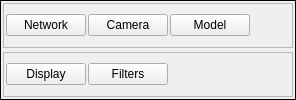
                <widget class="QFrame" name="frame_11">
                 <property name="frameShape">
                  <enum>QFrame::Box</enum>
                 </property>
                 <property name="frameShadow">
                  <enum>QFrame::Plain</enum>
                 </property>
                 <layout class="QGridLayout" name="gridLayout_7">
                  <property name="leftMargin">
                   <number>2</number>
                  </property>
                  <property name="topMargin">
                   <number>2</number>
                  </property>
                  <property name="rightMargin">
                   <number>2</number>
                  </property>
                  <property name="bottomMargin">
                   <number>2</number>
                  </property>
                  <property name="horizontalSpacing">
                   <number>2</number>
                  </property>
                  <property name="verticalSpacing">
                   <number>4</number>
                  </property>
                  <item row="1" column="0">
                   <widget class="QFrame" name="frame_21">
                    <property name="frameShape">
                     <enum>QFrame::StyledPanel</enum>
                    </property>
                    <property name="frameShadow">
                     <enum>QFrame::Raised</enum>
                    </property>
                    <layout class="QHBoxLayout" name="horizontalLayout_15">
                     <property name="spacing">
                      <number>2</number>
                     </property>
                     <property name="leftMargin">
                      <number>2</number>
                     </property>
                     <property name="topMargin">
                      <number>2</number>
                     </property>
                     <property name="rightMargin">
                      <number>2</number>
                     </property>
                     <property name="bottomMargin">
                      <number>2</number>
                     </property>
                     <item>
                      <widget class="QPushButton" name="pbTabNetwork">
                       <property name="maximumSize">
                        <size>
                         <width>16777215</width>
                         <height>16777215</height>
                        </size>
                       </property>
                       <property name="text">
                        <string>Network</string>
                       </property>
                      </widget>
                     </item>
                     <item>
                      <widget class="QPushButton" name="pbTabCamera">
                       <property name="maximumSize">
                        <size>
                         <width>16777215</width>
                         <height>16777215</height>
                        </size>
                       </property>
                       <property name="text">
                        <string>Camera</string>
                       </property>
                      </widget>
                     </item>
                     <item>
                      <widget class="QPushButton" name="pbTabModel">
                       <property name="maximumSize">
                        <size>
                         <width>16777215</width>
                         <height>16777215</height>
                        </size>
                       </property>
                       <property name="text">
                        <string>Model</string>
                       </property>
                      </widget>
                     </item>
                     <item>
                      <spacer name="horizontalSpacer_9">
                       <property name="orientation">
                        <enum>Qt::Horizontal</enum>
                       </property>
                       <property name="sizeHint" stdset="0">
                        <size>
                         <width>40</width>
                         <height>20</height>
                        </size>
                       </property>
                      </spacer>
                     </item>
                    </layout>
                   </widget>
                  </item>
                  <item row="2" column="0">
                   <widget class="QFrame" name="frame_22">
                    <property name="frameShape">
                     <enum>QFrame::StyledPanel</enum>
                    </property>
                    <property name="frameShadow">
                     <enum>QFrame::Raised</enum>
                    </property>
                    <layout class="QHBoxLayout" name="horizontalLayout_16">
                     <property name="spacing">
                      <number>2</number>
                     </property>
                     <property name="leftMargin">
                      <number>2</number>
                     </property>
                     <property name="topMargin">
                      <number>2</number>
                     </property>
                     <property name="rightMargin">
                      <number>2</number>
                     </property>
                     <property name="bottomMargin">
                      <number>2</number>
                     </property>
                     <item>
                      <widget class="QPushButton" name="pbTabDisplay">
                       <property name="text">
                        <string>Display</string>
                       </property>
                      </widget>
                     </item>
                     <item>
                      <widget class="QPushButton" name="pbTabFilter">
                       <property name="text">
                        <string>Filters</string>
                       </property>
                      </widget>
                     </item>
                     <item>
                      <spacer name="horizontalSpacer_17">
                       <property name="orientation">
                        <enum>Qt::Horizontal</enum>
                       </property>
                       <property name="sizeHint" stdset="0">
                        <size>
                         <width>40</width>
                         <height>20</height>
                        </size>
                       </property>
                      </spacer>
                     </item>
                    </layout>
                   </widget>
                  </item>
                 </layout>
                </widget>
